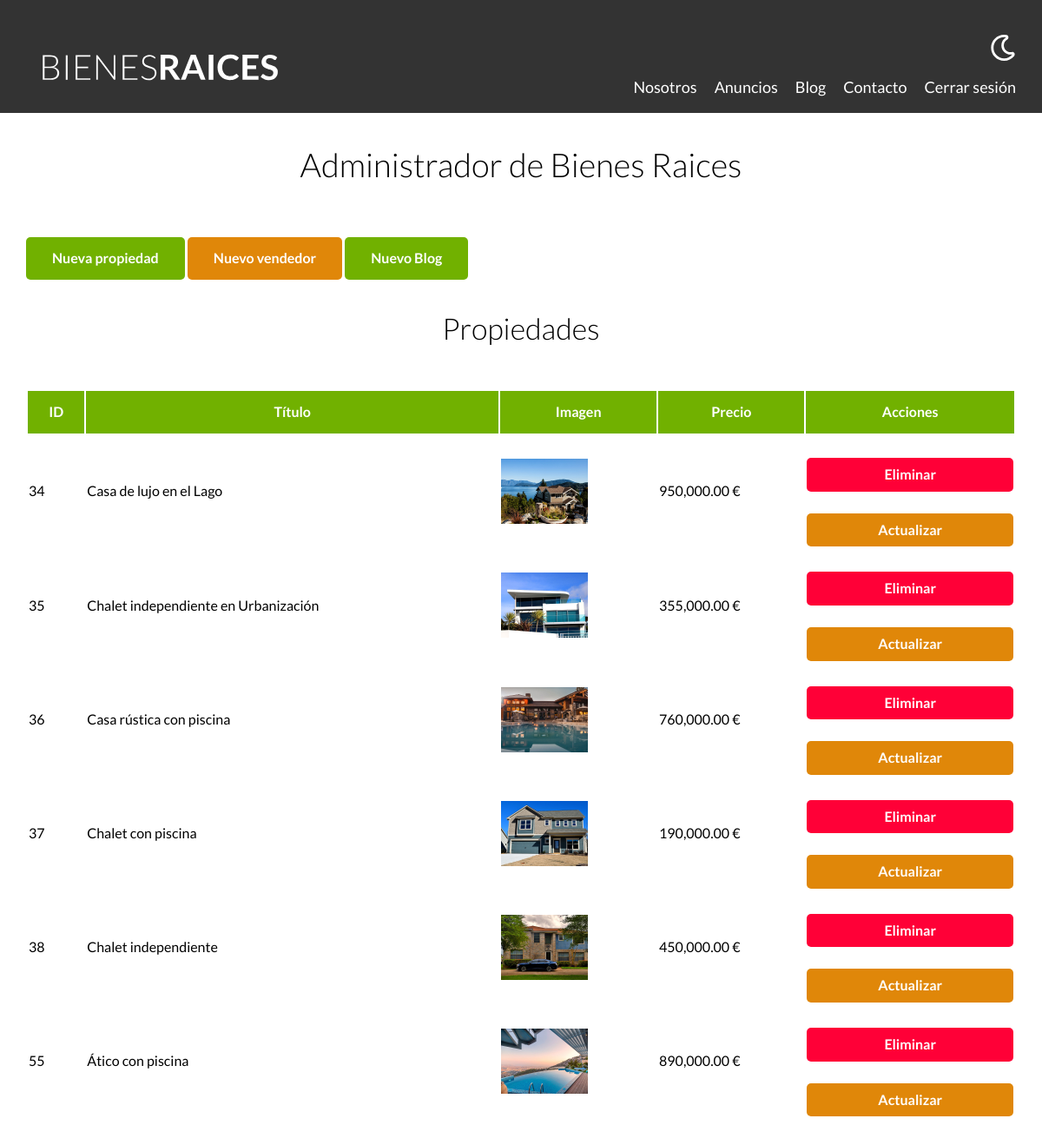
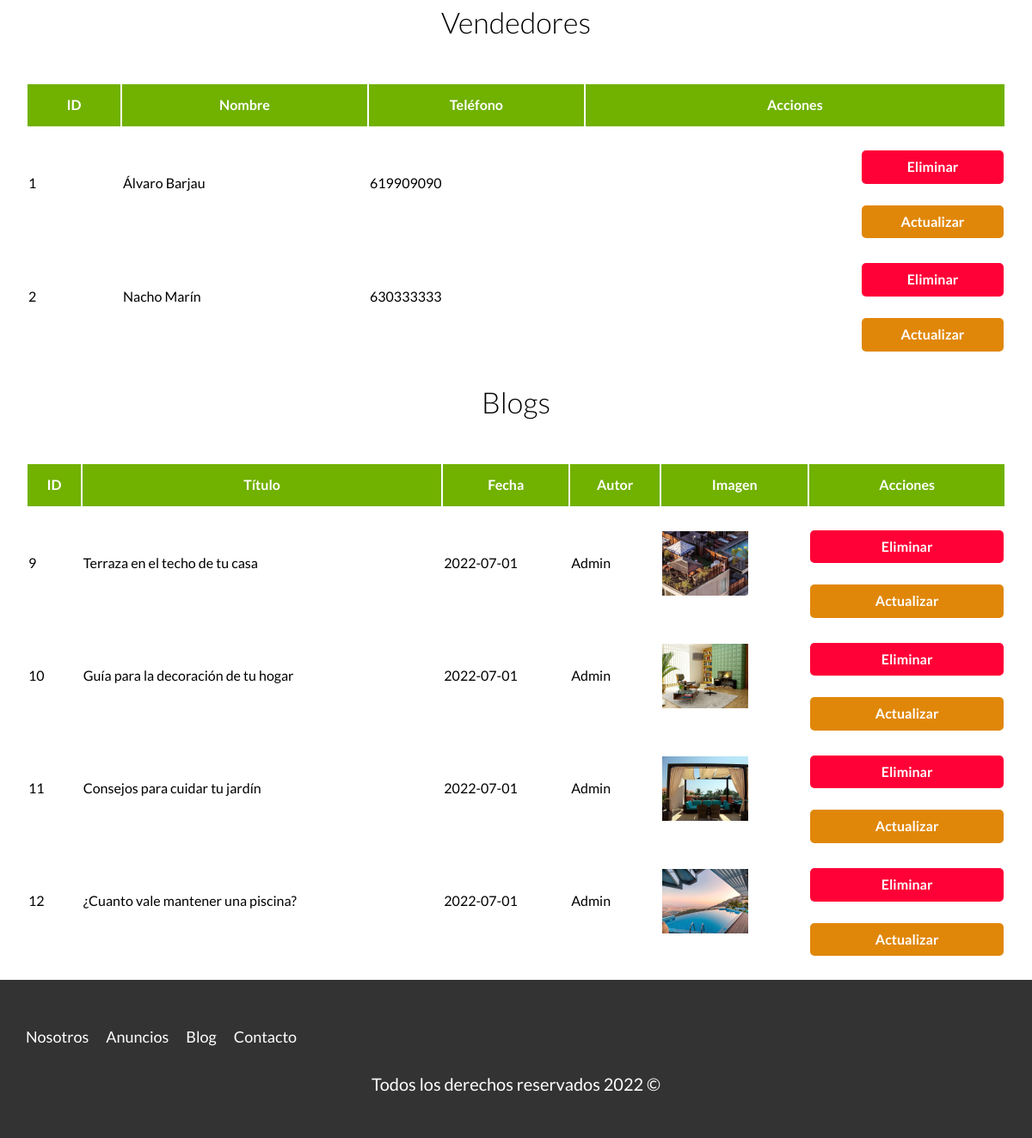
The page /admin (signed in) on the database its author committed (2 pictures, top to bottom).
### tables this page shows
CREATE TABLE `propiedades` (
  `id` int NOT NULL AUTO_INCREMENT,
  `titulo` varchar(60) DEFAULT NULL,
  `precio` decimal(10,2) DEFAULT NULL,
  `imagen` varchar(200) DEFAULT NULL,
  `descripcion` longtext,
  `habitaciones` int DEFAULT NULL,
  `wc` int DEFAULT NULL,
  `estacionamiento` int DEFAULT NULL,
  `creado` date DEFAULT NULL,
  `vendedorid` int DEFAULT NULL,
  PRIMARY KEY (`id`),
  KEY `vendedorid_idx` (`vendedorid`),
  CONSTRAINT `vendedorid` FOREIGN KEY (`vendedorid`) REFERENCES `vendedores` (`id`)
);

CREATE TABLE `vendedores` (
  `id` int NOT NULL AUTO_INCREMENT,
  `nombre` varchar(45) DEFAULT NULL,
  `apellido` varchar(45) DEFAULT NULL,
  `telefono` varchar(9) DEFAULT NULL,
  PRIMARY KEY (`id`)
);

CREATE TABLE `blogs` (
  `id` int NOT NULL AUTO_INCREMENT,
  `titulo` varchar(255) NOT NULL DEFAULT 'NULL',
  `fecha` date NOT NULL,
  `autor` varchar(45) NOT NULL DEFAULT 'NULL',
  `detalles` longtext NOT NULL,
  `imagen` varchar(200) DEFAULT 'NULL',
  `descripcion` varchar(150) NOT NULL DEFAULT 'NULL',
  PRIMARY KEY (`id`)
);

### controllers/PropiedadController.php (called while the page is built, shortened)
<?php
class PropiedadController {
    public static function index(Router $router) {
        $propiedades = Propiedad::all();
        $vendedores = Vendedor::all();
        $blogs = Blog::all();
        $resultado = $_GET['resultado'] ?? null;
        $router->render('propiedades/admin', [
            'propiedades' => $propiedades,
            'resultado' => $resultado,
            'vendedores' => $vendedores,
            'blogs' => $blogs
        ]);
    }
}

### public/index.php (called while the page is built, shortened)
<?php
$router = new Router();
$router->get('/admin', [PropiedadController::class, 'index']);
$router->get('/propiedades/crear', [PropiedadController::class, 'crear']);
$router->post('/propiedades/crear', [PropiedadController::class, 'crear']);
$router->get('/propiedades/actualizar', [PropiedadController::class, 'actualizar']);
$router->post('/propiedades/actualizar', [PropiedadController::class, 'actualizar']);
$router->post('/propiedades/eliminar', [PropiedadController::class, 'eliminar']);
$router->get('/vendedores/crear', [VendedorController::class, 'crear']);
$router->post('/vendedores/crear', [VendedorController::class, 'crear']);
$router->get('/vendedores/actualizar', [VendedorController::class, 'actualizar']);
$router->post('/vendedores/actualizar', [VendedorController::class, 'actualizar']);
$router->post('/vendedores/eliminar', [VendedorController::class, 'eliminar']);
$router->get('/blogs/crear', [BlogController::class, 'crear']);
$router->post('/blogs/crear', [BlogController::class, 'crear']);
$router->get('/blogs/actualizar', [BlogController::class, 'actualizar']);
$router->post('/blogs/actualizar', [BlogController::class, 'actualizar']);
$router->post('/blogs/eliminar', [BlogController::class, 'eliminar']);
$router->get('/', [PaginasController::class, 'index']);
$router->get('/nosotros', [PaginasController::class, 'nosotros']);
$router->get('/propiedades', [PaginasController::class, 'propiedades']);
$router->get('/propiedad', [PaginasController::class, 'propiedad']);
$router->get('/blog', [PaginasController::class, 'blog']);
$router->get('/entrada', [PaginasController::class, 'entrada']);
$router->get('/contacto', [PaginasController::class, 'contacto']);
$router->post('/contacto', [PaginasController::class, 'contacto']);
$router->get('/login', [LoginController::class, 'login']);
$router->post('/login', [LoginController::class, 'login']);
$router->get('/logout', [LoginController::class, 'logout']);
$router->comprobarRutas();

### models/ActiveRecord.php (called while the page is built, shortened)
<?php
class ActiveRecord {
    protected static $db;
    protected static $tabla = '';
    public static function setDB($database) {
        self::$db = $database;
    }
    public static function all() {
        $query = " SELECT * FROM " . static::$tabla;
        $resultado = self::consultarSQL($query);
        return $resultado;
    }
    public static function consultarSQL($query) {
        $resultado = self::$db->query($query);
        $array = [];
        while($registro = $resultado->fetch_assoc()) {
            $array[] =  static::crearObjeto($registro);
        }
        return $array;
    }
    protected static function crearObjeto($registro) {
        $objeto = new static;
        foreach($registro as $key => $value) {
            if( property_exists($objeto, $key)) {
                $objeto->$key = $value;
            }
        }
        return $objeto;
    }
}

### views/propiedades/admin.php (the view, shortened to what this page needs)
<main class="contenedor seccion">
    <h1 data-cy="heading-admin">Administrador de Bienes Raices</h1>
    <a href="propiedades/crear" class="boton boton-verde">Nueva propiedad</a>
    <a href="vendedores/crear" class="boton boton-amarillo">Nuevo vendedor</a>
    <a href="blogs/crear" class="boton boton-verde">Nuevo Blog</a>
    <h2>Propiedades</h2>
    <table class="propiedades">
        <thead>
            <tr>
                <th>ID</th>
                <th>Título</th>
                <th>Imagen</th>
                <th>Precio</th>
                <th>Acciones</th>
            </tr>
        </thead>
        <tbody>
            <?php foreach( $propiedades as $propiedad) { ?>
            <tr>
                <td> <?php echo $propiedad->id; ?> </td>
                <td> <?php echo $propiedad->titulo; ?> </td>
                <td> <img src="/imagenes/<?php echo $propiedad->imagen; ?>" class="imagen-tabla"> </td>
                <td> <?php echo number_format($propiedad->precio, 2); ?> € </td>
                <td>
                    <form method="POST" class="w-100" action="/propiedades/eliminar">
                        <input type="submit" class="boton-rojo-block" value="Eliminar">
                    </form>
                    <a href="propiedades/actualizar?id=<?php echo $propiedad->id; ?>" class="boton-amarillo-block-admin">Actualizar</a>
                </td>
            </tr>
            <?php } ?>
        </tbody>
    </table>
    <h2>Vendedores</h2>
    <table class="propiedades">
        <thead>
            <tr>
                <th>ID</th>
                <th>Nombre</th>
                <th>Teléfono</th>
                <th>Acciones</th>
            </tr>
        </thead>
        <tbody>
            <?php foreach( $vendedores as $vendedor) { ?>
            <tr>
                <td> <?php echo $vendedor->id; ?> </td>
                <td> <?php echo $vendedor->nombre . " " . $vendedor->apellido; ?> </td>
                <td> <?php echo $vendedor->telefono; ?> </td>
                <td class="w-101">
                    <form method="POST" action="/vendedores/eliminar">
                        <input type="submit" class="boton-rojo-block" value="Eliminar">
                    </form>
                    <a href="vendedores/actualizar?id=<?php echo $vendedor->id; ?>" class="boton-amarillo-block-admin">Actualizar</a>
                </td>
            </tr>
            <?php } ?>
        </tbody>
    </table>
    <h2>Blogs</h2>
    <table class="propiedades">
        <thead>
            <tr>
                <th>ID</th>
                <th>Título</th>
                <th>Fecha</th>
                <th>Autor</th>
                <th>Imagen</th>
                <th>Acciones</th>
            </tr>
        </thead>
        <tbody>
            <?php foreach( $blogs as $blog) { ?>
            <tr>
                <td> <?php echo $blog->id; ?> </td>
                <td> <?php echo $blog->titulo; ?> </td>
                <td> <?php echo $blog->fecha; ?> </td>
                <td> <?php echo $blog->autor; ?> </td>
                <td> <img src="/imagenes/<?php echo $blog->imagen; ?>" class="imagen-tabla"> </td>
                <td>
                    <form method="POST" class="w-100" action="blogs/eliminar">
                        <input type="submit" class="boton-rojo-block" value="Eliminar">
                    </form>
                    <a href="blogs/actualizar?id=<?php echo $blog->id; ?>" class="boton-amarillo-block-admin">Actualizar</a>
                </td>
            </tr>
            <?php } ?>
        </tbody>
    </table>
</main>

### public/build/css/app.css (style rules this page uses)
html { -webkit-text-size-adjust:100%;line-height:1.15 }
body { margin:0 }
main { display:block }
h1 { font-size:2em;margin:.67em 0 }
a { background-color:transparent }
img { border-style:none }
button,input,optgroup,select,textarea { font-family:inherit;font-size:100%;line-height:1.15;margin:0 }
button,input { overflow:visible }
[type=button],[type=reset],[type=submit],button { -webkit-appearance:button }
html { box-sizing:border-box;font-size:62.5% }
*,:after,:before { box-sizing:inherit }
body { font-family:Lato,sans-serif;font-size:1.6rem;line-height:1.8 }
.contenedor { margin:0 auto;max-width:120rem;width:95% }
a { text-decoration:none }
img,picture { display:block;width:100% }
h1,h2,h3 { font-family:Lato,sans-serif;font-weight:300;margin:2.5rem 0;text-align:center }
h1 { font-size:3.8rem }
h2 { font-size:3.4rem }
.seccion { margin-bottom:2.5rem;margin-top:2.5rem }
.w-100 { width:100% }
.w-101 { align-items:flex-end;display:flex;flex-direction:column }
.w-101 a,.w-101 form { width:16.5rem }
.boton-amarillo { background-color:#e08709;border:none;border-radius:.5rem;color:#fff;display:inline-block;font-weight:700;margin-top:2.5rem;padding:1rem 3rem;text-align:center;text-decoration:none }
.boton-amarillo-block-admin { background-color:#e08709;border:none;border-radius:.5rem;color:#fff;display:block;font-weight:700;margin-top:2.5rem;padding:.5rem 3rem;text-align:center;text-decoration:none }
.boton-verde { background-color:#71b100;border:none;border-radius:.5rem;color:#fff;display:inline-block;font-weight:700;margin-top:2.5rem;padding:1rem 3rem;text-align:center;text-decoration:none }
.boton-rojo-block { background-color:#ff0037;border:none;border-radius:.5rem;color:#fff;display:block;font-weight:700;margin-top:2.5rem;padding:1rem 3rem;text-align:center;text-decoration:none;width:100% }
table.propiedades { border-spacing:1;margin-top:4rem;width:100% }
table.propiedades thead { background-color:#71b100 }
table.propiedades thead th { color:#fff;padding:1rem }
table.propiedades .imagen-tabla { width:10rem }

### rows shown on the page
propiedades: id "34", titulo "Casa de lujo en el Lago", imagen (picture), precio "950,000.00"
propiedades: id "35", titulo "Chalet independiente en Urbanización", imagen (picture), precio "355,000.00"
propiedades: id "36", titulo "Casa rústica con piscina", imagen (picture), precio "760,000.00"
propiedades: id "37", titulo "Chalet con piscina", imagen (picture), precio "190,000.00"
propiedades: id "38", titulo "Chalet independiente", imagen (picture), precio "450,000.00"
propiedades: id "55", titulo "Ático con piscina", imagen (picture), precio "890,000.00"
vendedores: id "1", nombre "Álvaro", apellido "Barjau", telefono "619909090"
vendedores: id "2", nombre "Nacho", apellido "Marín", telefono "630333333"
blogs: id "9", titulo "Terraza en el techo de tu casa", fecha "2022-07-01", autor "Admin", imagen (picture)
blogs: id "10", titulo "Guía para la decoración de tu hogar", fecha "2022-07-01", autor "Admin", shows a picture
blogs: id "11", titulo "Consejos para cuidar tu jardín", fecha "2022-07-01", autor "Admin", shows a picture
blogs: id "12", titulo "¿Cuanto vale mantener una piscina?", fecha "2022-07-01", autor "Admin", shows a picture

### other values the page prints
date ('Y') "2022"
